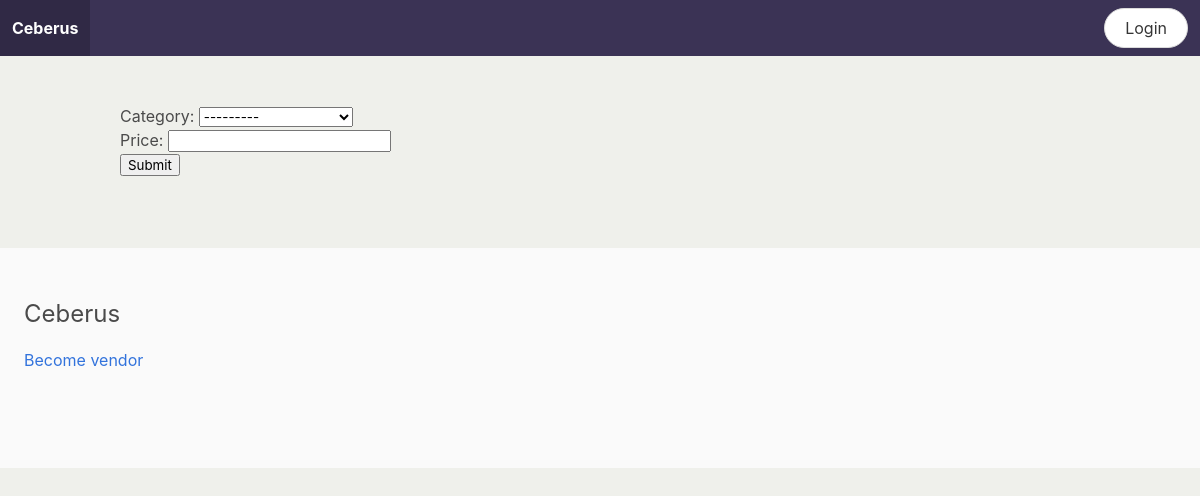
The page /search/ on the database as committed earlier.
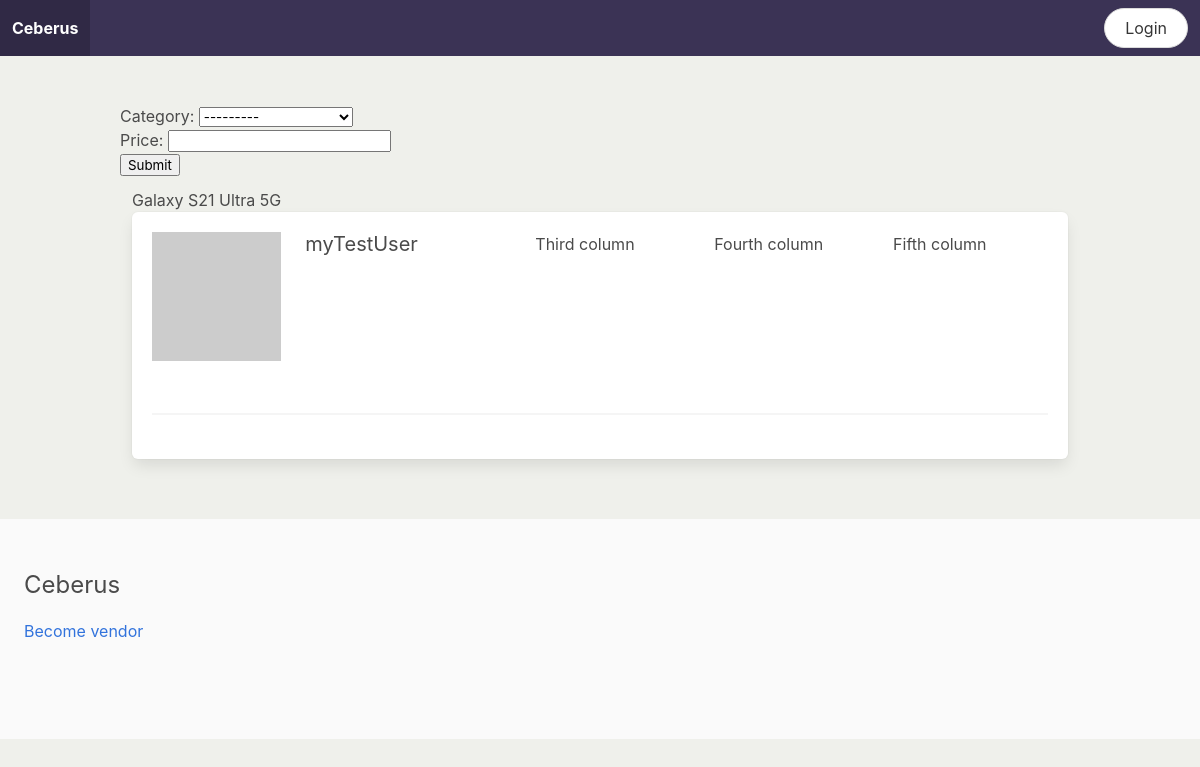
The same page on the database as committed later.
### apps/product/models.py (models this page shows, shortened)
class Product(models.Model):
    category = models.ForeignKey(Category, related_name='products', on_delete=models.CASCADE) # this is sort of like a one to one field, except that products can have more than one category. As such, this allows us to get all the products in a category
    vendor = models.ForeignKey(Vendor, related_name='products', on_delete=models.CASCADE) # This will allow us to get all the products of a vendor
    title = models.CharField(max_length=255) # title of the product
    slug = models.SlugField(max_length=255) # effectively a url
    description = models.TextField(blank=True, null=True) # a product description, which can be left blank
    price = models.DecimalField(max_digits=6, decimal_places=2) # the best way to store currency values
    date_added = models.DateTimeField(auto_now_add=True)
    class Meta:
        ordering = ['-date_added']

class Category(MPTTModel):
    name = models.CharField(max_length=255)
    slug = models.SlugField(max_length=255) # effectively a url
    ordering = models.IntegerField(default=0) # this changes the ordering of the categories on the home page header
    parent = TreeForeignKey('self', on_delete=models.CASCADE, null=True, blank=True, related_name='children') # stuff todo with making the categories heirarchical
    class MPTTMeta: # adjusts how the categories should be ordered
        order_insertion_by = ['name']
    def __str__(self):
        return self.name

### apps/vendor/models.py (models this page shows, shortened)
class Vendor(models.Model):
    name = models.CharField(max_length=255)
    display_name = models.CharField(max_length=255, default=name)
    created_at = models.DateTimeField(auto_now_add=True)
    created_by = models.OneToOneField(User, related_name='vendor', on_delete=models.CASCADE) # linking venders to users, and making sure they get deleted when the users do
    image = models.ImageField(upload_to='uploads/', blank=True, null=True)
    thumbnail = models.ImageField(upload_to='uploads/', blank=True, null=True)
    class Meta: # this allows us to order by name
        ordering = ['name']
    def __str__(self): # this is a string representation - we see the vendor name instead of the object ID
        return self.name
    def get_thumbnail(self): # Checks whether a thumb nail exists
        if self.thumbnail: # if the thumbnail already exists we don't need to do anything
            return self.thumbnail.url
        else:
            if self.image: # if an image does exist, pass it to the create a thumbnail function
                self.thumbnail = self.make_thumbnail(self.image)
                self.save()
                return self.thumbnail.url
            else: # if an image doesn't exist, use a placeholder
                return 'https://via.placeholder.com/300.jpg'

### apps/product/views.py (the view)
# urls.py: path('search/',views.search, name='search'),
def search(request):
    productFilter = ProductFilter(request.GET, queryset=Product.objects.all())
    return render(request, 'product/search.html', {'filter': productFilter})
    return render(request, 'product/search.html', {})

### apps/product/context_processors.py (called while the page is built)
def menu_categories(request):
    categories = Category.objects.all()
    return {'menu_categories': categories}

### templates/product/search.html (shortened to what this page needs)
{% extends 'core/base.html' %}
{% block content %}
    <form method="get">
        {{ filter.form.as_p }}
        <input type="submit"/>
    </form>
    <div class="column is-12 product-list-item">
    {% for obj in filter.qs %}
        {{obj.category }}
        {% include 'product/parts/list_item.html' %}
    {% endfor %}
    </div>
{% endblock %}

### templates/core/base.html (shortened to what this page needs)
<!DOCTYPE html>
{% load static %}
<link rel="stylesheet" href="{% static 'styles/style.css' %}">
<html>
    <head>
    </head>
    <body>
        <nav class="navbar is-primary-color" role="nagivation">
            <div class="navbar-brand">
                <a href="/" class="navbar-item"><strong>Ceberus</strong></a>
            </div>
            <div class="navbar-menu" id="main-navbar">
                <div class="navbar-center">
                <div class="navbar-end">
                    <div class="navbar-item">
                        <div class="buttons">
                            {% if request.user.is_authenticated %}
                                <a class="button is-rounded" href="{% url 'edit_profile' %}" >Edit Profile</a>
                                <a class="button is-rounded" href="{% url 'logout' %}">Logout</a>
                            {% else %}
                                <a class="button is-rounded" href="{% url 'login' %}">Login</a>
                            {% endif %}
                        </div>
                    </div>
                </div>
            </div>
        </nav>
        <section class="section">
            <div class="container">
                {% block content %}
                {% endblock %}
            </div>
        </section>
        <footer class="footer">
            <h3 class="is-size-4 mb-4">Ceberus</h3>
            {% if request.user.is_authenticated %}
                <a href="{% url 'vendor_admin' %}">Vendor admin</a>
            {% else %}
                <a href="{% url 'become_vendor' %}">Become vendor</a>
            {% endif %}
    </body>
</html>

### templates/product/parts/list_item.html (shortened to what this page needs)
<div class="box">
    <div class="columns">
        <div class="column is-2">
            <figure class="image is-1by1 mb-4">
                <img src="{{ obj.vendor.get_thumbnail }}">
            </figure>
        </div>
        <div class="column is-3">
            <h2 class="subtitle">{{ obj.vendor }}</h2>
        </div>
        <div class="column">
            Third column
        </div>
        <div class="column">
            Fourth column
        </div>
        <div class="column">
            Fifth column
        </div>
    </div>
    <hr>
</div>

Rows that differ between the two databases and show on the page:
added Product: category "Galaxy S21 Ultra 5G", vendor "myTestUser"
